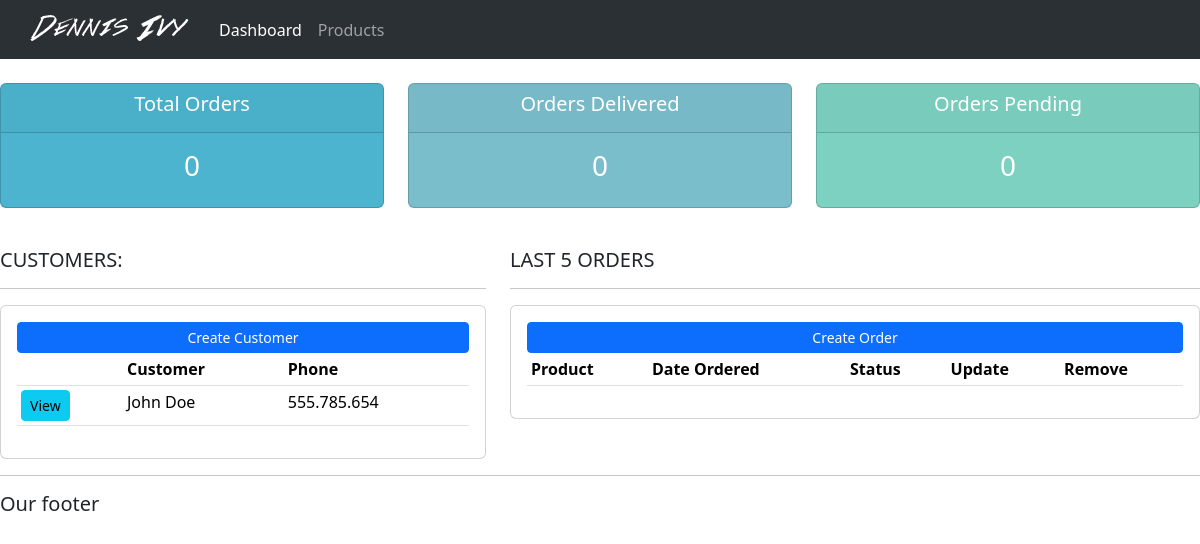
The app's page /, older data.
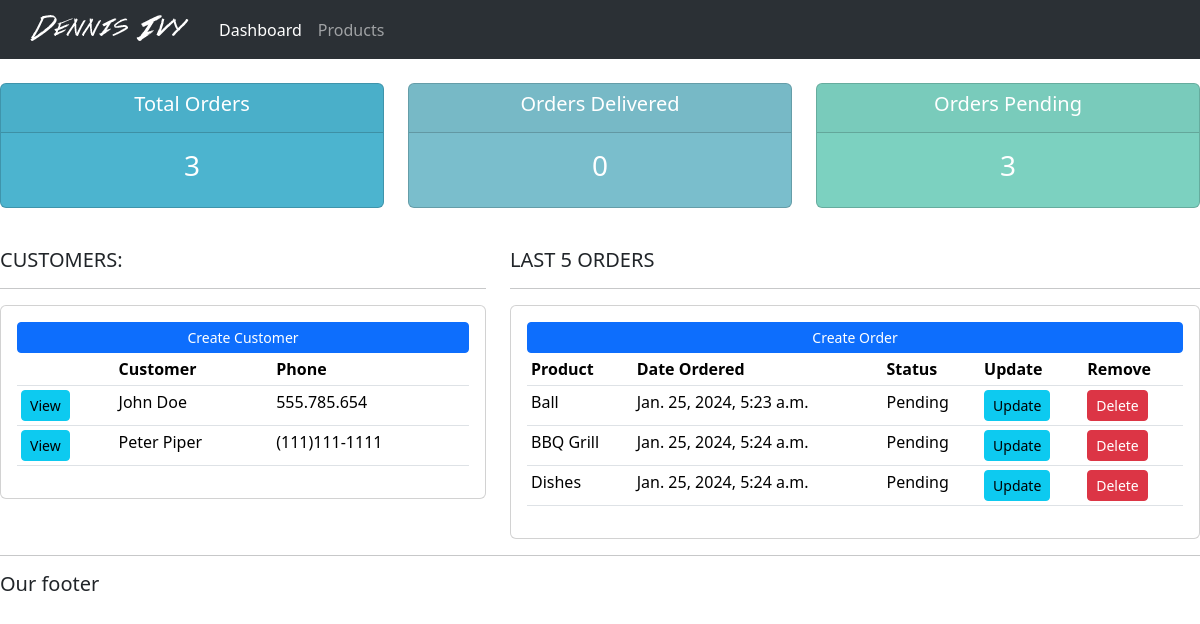
The same page, newer data.
### accounts/models.py (models this page shows, shortened)
class Customer(models.Model):
  name = models.CharField(max_length=200, null=True)
  phone = models.CharField(max_length=200, null=True)
  email = models.CharField(max_length=200, null=True)
  date_created = models.DateTimeField(auto_now_add=True)

class Order(models.Model):
  STATUS = (
    ('Pending', 'Pending'),
    ('Out for delivery', 'Out for delivery'),
    ('delivered', 'Delivered')
  )
  customer = models.ForeignKey(Customer, null=True, on_delete=models.SET_NULL)
  product = models.ForeignKey(Product, null=True, on_delete=models.SET_NULL)
  date_created = models.DateTimeField(auto_now_add=True)
  status = models.CharField(max_length=200, null=True, choices=STATUS)

class Product(models.Model):
  STATUS = (
    ('Indoor', 'Indoor'),
    ('Out Door', 'Out Door'),
  )
  name = models.CharField(max_length=200, null=True)
  price = models.FloatField(null=True)
  category = models.CharField(max_length=200, null=True, choices=STATUS)
  description = models.CharField(max_length=200, null=True, blank=True)
  date_created = models.DateTimeField(auto_now_add=True)
  tags = models.ManyToManyField(Tag)
  def __str__(self):
    return self.name

### accounts/views.py (the view)
# urls.py: path('', views.home, name="home"),
def home(request):
  orders = Order.objects.all()
  customers = Customer.objects.all()
  total_customers = customers.count()
  total_orders = orders.count()
  delivered = orders.filter(status='delivered').count()
  print(delivered)
  pending = orders.filter(status='Pending').count()
  context = {'orders': orders, 'customers': customers, 'total_customers': total_customers,
  'total_orders': total_orders, 'delivered': delivered, 'pending': pending }
  return render(request, 'accounts/dashboard.html', context)

### accounts/templates/accounts/dashboard.html
{% extends "accounts/main.html" %}
{% block content %}
  {% include 'accounts/status.html' %}
  <br />
  <div class="row">
    <div class="col-md-5">
      <h5>CUSTOMERS:</h5>
      <hr />
      <div class="card card-body">
        <a class="btn btn-primary btn-sm btn-block" href="">Create Customer</a>
        <table class="table table-sm">
          <tr>
            <th></th>
            <th>Customer</th>
            <th>Phone</th>
          </tr>
          {% for customer in customers %}
            <tr>
              <td><a class="btn btn-sm btn-info" href="{% url 'customer' customer.id %}">View</a></td>
              <td>{{customer.name}}</td>
              <td>{{customer.phone}}</td>
            </tr>
          {% endfor%}
        </table>
      </div>
    </div>
    <div class="col-md-7">
      <h5>LAST 5 ORDERS</h5>
      <hr />
      <div class="card card-body">
        <a class="btn btn-primary btn-sm btn-block" href="">Create Order</a>
        <table class="table table-sm">
          <tr>
            <th>Product</th>
            <th>Date Ordered</th>
            <th>Status</th>
            <th>Update</th>
            <th>Remove</th>
          </tr>
          {% for order in orders %}
            <tr>
              <td>{{order.product}}</td>
              <td>{{order.date_created}}</td>
              <td>{{order.status}}</td>
              <td><a class="btn btn-sm btn-info" href="">Update</a></td>
              <td><a class="btn btn-sm btn-danger" href="">Delete</a></td>
            </tr>
          {% endfor%}
        </table>
      </div>
    </div>
  </div>
{% endblock %}

### accounts/templates/accounts/main.html (shortened to what this page needs)
{% load static %}
<!DOCTYPE html>
<html lang="en">
  <head>
    <link rel="stylesheet" href="{% static 'css/main.css' %}" />
    <link
      href="https://cdn.jsdelivr.net/npm/bootstrap@5.3.2/dist/css/bootstrap.min.css"
      rel="stylesheet"
    />
  </head>
  <body>
    {% include 'accounts/navbar.html' %} {% block content %} {% endblock%}
    <hr />
    <h5>Our footer</h5>
  </body>
</html>

### accounts/templates/accounts/navbar.html (shortened to what this page needs)
{% load static %}
<nav class="navbar navbar-expand-lg bg-body-tertiary" data-bs-theme="dark">
  <div class="container-fluid">
    <img src="{% static 'images/logo.png' %}" alt="" />
    <div class="collapse navbar-collapse" id="navbarNav">
      <ul class="navbar-nav">
        <li class="nav-item">
          <a class="nav-link active" aria-current="page" href="{% url 'home' %}"
            >Dashboard</a
          >
        </li>
        <li class="nav-item">
          <a class="nav-link" href="{% url 'products' %}">Products</a>
        </li>
      </ul>
    </div>
  </div>
</nav>

### accounts/templates/accounts/status.html
<br />
<div class="row">
  <div class="col">
    <div class="col-md">
      <div class="card text-center text-white mb-3" id="total-orders">
        <div class="card-header">
          <h5 class="card-title">Total Orders</h5>
        </div>
        <div class="card-body">
          <h3 class="card-title">{{total_orders}}</h3>
        </div>
      </div>
    </div>
  </div>
  <div class="col-md-4">
    <div class="card text-center text-white mb-3" id="orders-delivered">
      <div class="card-header">
        <h5 class="card-title">Orders Delivered</h5>
      </div>
      <div class="card-body">
        <h3 class="card-title">{{delivered}}</h3>
      </div>
    </div>
  </div>
  <div class="col">
    <div class="col-md">
      <div class="card text-center text-white mb-3" id="orders-pending">
        <div class="card-header">
          <h5 class="card-title">Orders Pending</h5>
        </div>
        <div class="card-body">
          <h3 class="card-title">{{pending}}</h3>
        </div>
      </div>
    </div>
  </div>
</div>

### static/css/main.css (style rules this page uses)
body { background-color: #ebeff5; }
#total-orders { background-color: #4cb4cf; }
#orders-delivered { background-color: #7abecc; }
#orders-pending { background-color: #7cd1c0; }

Row changes from the older to the newer data that the page shows:
added Customer: name "Peter Piper", phone "(111)111-1111"
added Order: product "Ball", date_created "Jan. 25, 2024, 5:23 a.m.", status "Pending"
added Order: product "BBQ Grill", date_created "Jan. 25, 2024, 5:24 a.m.", status "Pending"
added Order: product "Dishes", date_created "Jan. 25, 2024, 5:24 a.m.", status "Pending"
Text that changed along with them:
{{ total_orders }}: "0" → "3"
{{ pending }}: "0" → "3"
